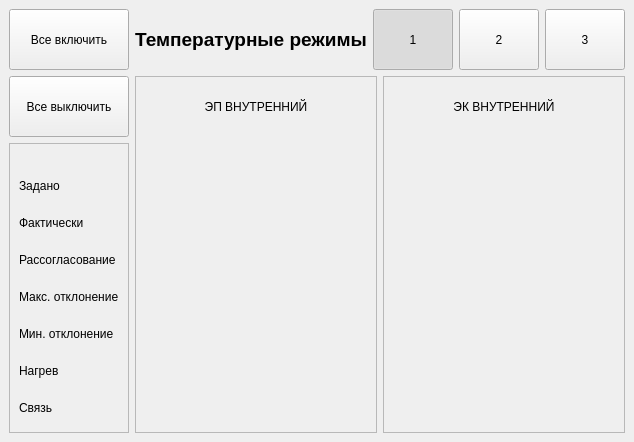
   <widget class="QWidget" name="page_2" >
    <layout class="QGridLayout" >
     <property name="margin" >
      <number>9</number>
     </property>
     <property name="spacing" >
      <number>6</number>
     </property>
     <item rowspan="2" row="1" column="1" colspan="4" >
      <layout class="QHBoxLayout" >
       <property name="margin" >
        <number>0</number>
       </property>
       <property name="spacing" >
        <number>6</number>
       </property>
       <item>
        <widget class="QFrame" name="pe1Frame" >
         <property name="sizePolicy" >
          <sizepolicy>
           <hsizetype>7</hsizetype>
           <vsizetype>5</vsizetype>
           <horstretch>0</horstretch>
           <verstretch>0</verstretch>
          </sizepolicy>
         </property>
         <property name="frameShape" >
          <enum>QFrame::StyledPanel</enum>
         </property>
         <property name="frameShadow" >
          <enum>QFrame::Raised</enum>
         </property>
         <layout class="QGridLayout" >
          <property name="margin" >
           <number>9</number>
          </property>
          <property name="spacing" >
           <number>6</number>
          </property>
          <item row="1" column="4" >
           <widget class="TermoFrame" name="pe1traceTermoFrame" />
          </item>
          <item row="1" column="3" >
           <widget class="TermoFrame" name="pe1zone4TermoFrame" />
          </item>
          <item row="1" column="2" >
           <widget class="TermoFrame" name="pe1zone3TermoFrame" />
          </item>
          <item row="1" column="1" >
           <widget class="TermoFrame" name="pe1zone2TermoFrame" />
          </item>
          <item row="1" column="0" >
           <widget class="TermoFrame" name="pe1zone1TermoFrame" />
          </item>
          <item row="0" column="0" colspan="5" >
           <widget class="QLabel" name="label_35" >
            <property name="maximumSize" >
             <size>
              <width>16777215</width>
              <height>41</height>
             </size>
            </property>
            <property name="text" >
             <string>ЭП ВНУТРЕННИЙ</string>
            </property>
            <property name="alignment" >
             <set>Qt::AlignCenter</set>
            </property>
           </widget>
          </item>
         </layout>
        </widget>
       </item>
       <item>
        <widget class="QFrame" name="kl1Frame" >
         <property name="sizePolicy" >
          <sizepolicy>
           <hsizetype>7</hsizetype>
           <vsizetype>5</vsizetype>
           <horstretch>0</horstretch>
           <verstretch>0</verstretch>
          </sizepolicy>
         </property>
         <property name="frameShape" >
          <enum>QFrame::StyledPanel</enum>
         </property>
         <property name="frameShadow" >
          <enum>QFrame::Raised</enum>
         </property>
         <layout class="QGridLayout" >
          <property name="margin" >
           <number>9</number>
          </property>
          <property name="spacing" >
           <number>6</number>
          </property>
          <item row="0" column="0" colspan="4" >
           <widget class="QLabel" name="label_36" >
            <property name="maximumSize" >
             <size>
              <width>16777215</width>
              <height>41</height>
             </size>
            </property>
            <property name="text" >
             <string>ЭК ВНУТРЕННИЙ</string>
            </property>
            <property name="alignment" >
             <set>Qt::AlignCenter</set>
            </property>
           </widget>
          </item>
          <item row="1" column="0" >
           <widget class="TermoFrame" name="kl1zone1TermoFrame" />
          </item>
          <item row="1" column="1" >
           <widget class="TermoFrame" name="kl1zone2TermoFrame" />
          </item>
          <item row="1" column="2" >
           <widget class="TermoFrame" name="kl1zone3TermoFrame" />
          </item>
          <item row="1" column="3" >
           <widget class="TermoFrame" name="kl1traceTermoFrame" />
          </item>
         </layout>
        </widget>
       </item>
      </layout>
     </item>
     <item row="0" column="4" >
      <widget class="QPushButton" name="termo3Button1" >
       <property name="minimumSize" >
        <size>
         <width>0</width>
         <height>61</height>
        </size>
       </property>
       <property name="maximumSize" >
        <size>
         <width>81</width>
         <height>16777215</height>
        </size>
       </property>
       <property name="text" >
        <string>3</string>
       </property>
       <property name="checkable" >
        <bool>true</bool>
       </property>
      </widget>
     </item>
     <item row="0" column="3" >
      <widget class="QPushButton" name="termo2Button1" >
       <property name="minimumSize" >
        <size>
         <width>0</width>
         <height>61</height>
        </size>
       </property>
       <property name="maximumSize" >
        <size>
         <width>81</width>
         <height>16777215</height>
        </size>
       </property>
       <property name="text" >
        <string>2</string>
       </property>
       <property name="checkable" >
        <bool>true</bool>
       </property>
      </widget>
     </item>
     <item row="0" column="2" >
      <widget class="QPushButton" name="termo1Button1" >
       <property name="minimumSize" >
        <size>
         <width>0</width>
         <height>61</height>
        </size>
       </property>
       <property name="maximumSize" >
        <size>
         <width>81</width>
         <height>16777215</height>
        </size>
       </property>
       <property name="text" >
        <string>1</string>
       </property>
       <property name="checkable" >
        <bool>true</bool>
       </property>
       <property name="checked" >
        <bool>true</bool>
       </property>
      </widget>
     </item>
     <item row="0" column="1" >
      <widget class="QLabel" name="label_26" >
       <property name="minimumSize" >
        <size>
         <width>0</width>
         <height>51</height>
        </size>
       </property>
       <property name="text" >
        <string>&lt;html>&lt;head>&lt;meta name="qrichtext" content="1" />&lt;/head>&lt;body style=" white-space: pre-wrap; font-family:MS Shell Dlg; font-size:12pt; font-weight:600; font-style:normal; text-decoration:none;">&lt;p style=" margin-top:0px; margin-bottom:0px; margin-left:0px; margin-right:0px; -qt-block-indent:0; text-indent:0px;">&lt;span style=" font-size:14pt;">Температурные режимы&lt;/span>&lt;/p>&lt;/body>&lt;/html></string>
       </property>
       <property name="alignment" >
        <set>Qt::AlignCenter</set>
       </property>
      </widget>
     </item>
     <item row="1" column="0" >
      <widget class="QPushButton" name="allOffButton1" >
       <property name="minimumSize" >
        <size>
         <width>0</width>
         <height>61</height>
        </size>
       </property>
       <property name="text" >
        <string>Все выключить</string>
       </property>
      </widget>
     </item>
     <item row="2" column="0" >
      <widget class="QFrame" name="frame_10" >
       <property name="frameShape" >
        <enum>QFrame::StyledPanel</enum>
       </property>
       <property name="frameShadow" >
        <enum>QFrame::Raised</enum>
       </property>
       <layout class="QVBoxLayout" >
        <property name="margin" >
         <number>9</number>
        </property>
        <property name="spacing" >
         <number>6</number>
        </property>
        <item>
         <widget class="QLabel" name="label_37" >
          <property name="minimumSize" >
           <size>
            <width>0</width>
            <height>11</height>
           </size>
          </property>
          <property name="maximumSize" >
           <size>
            <width>16777215</width>
            <height>11</height>
           </size>
          </property>
          <property name="text" >
           <string/>
          </property>
         </widget>
        </item>
        <item>
         <widget class="QLabel" name="label_27" >
          <property name="minimumSize" >
           <size>
            <width>0</width>
            <height>31</height>
           </size>
          </property>
          <property name="maximumSize" >
           <size>
            <width>16777215</width>
            <height>31</height>
           </size>
          </property>
          <property name="text" >
           <string>Задано</string>
          </property>
         </widget>
        </item>
        <item>
         <widget class="QLabel" name="label_28" >
          <property name="minimumSize" >
           <size>
            <width>0</width>
            <height>31</height>
           </size>
          </property>
          <property name="maximumSize" >
           <size>
            <width>16777215</width>
            <height>31</height>
           </size>
          </property>
          <property name="text" >
           <string>Фактически</string>
          </property>
         </widget>
        </item>
        <item>
         <widget class="QLabel" name="label_29" >
          <property name="minimumSize" >
           <size>
            <width>0</width>
            <height>31</height>
           </size>
          </property>
          <property name="maximumSize" >
           <size>
            <width>16777215</width>
            <height>31</height>
           </size>
          </property>
          <property name="text" >
           <string>Рассогласование</string>
          </property>
         </widget>
        </item>
        <item>
         <widget class="QLabel" name="label_30" >
          <property name="minimumSize" >
           <size>
            <width>0</width>
            <height>31</height>
           </size>
          </property>
          <property name="maximumSize" >
           <size>
            <width>16777215</width>
            <height>31</height>
           </size>
          </property>
          <property name="text" >
           <string>Макс. отклонение</string>
          </property>
         </widget>
        </item>
        <item>
         <widget class="QLabel" name="label_31" >
          <property name="minimumSize" >
           <size>
            <width>0</width>
            <height>31</height>
           </size>
          </property>
          <property name="maximumSize" >
           <size>
            <width>16777215</width>
            <height>31</height>
           </size>
          </property>
          <property name="text" >
           <string>Мин. отклонение</string>
          </property>
         </widget>
        </item>
        <item>
         <widget class="QLabel" name="label_33" >
          <property name="minimumSize" >
           <size>
            <width>0</width>
            <height>31</height>
           </size>
          </property>
          <property name="maximumSize" >
           <size>
            <width>16777215</width>
            <height>31</height>
           </size>
          </property>
          <property name="text" >
           <string>Нагрев</string>
          </property>
         </widget>
        </item>
        <item>
         <widget class="QLabel" name="label_34" >
          <property name="minimumSize" >
           <size>
            <width>0</width>
            <height>31</height>
           </size>
          </property>
          <property name="maximumSize" >
           <size>
            <width>16777215</width>
            <height>31</height>
           </size>
          </property>
          <property name="text" >
           <string>Связь</string>
          </property>
         </widget>
        </item>
       </layout>
      </widget>
     </item>
     <item row="0" column="0" >
      <widget class="QPushButton" name="allOnButton1" >
       <property name="minimumSize" >
        <size>
         <width>0</width>
         <height>61</height>
        </size>
       </property>
       <property name="text" >
        <string>Все включить</string>
       </property>
      </widget>
     </item>
    </layout>
   </widget>
